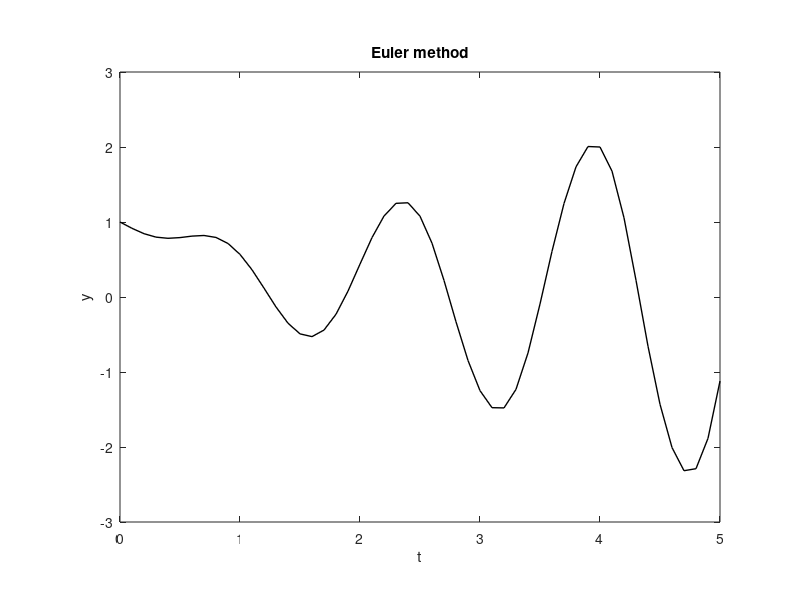

Recreate this plot in MATLAB.
%
% This code uses the Euler method to solve y'=-a*y+0.25*t^2
% from t=0 to t=5 with a=2. Then it plots the numerical solution
%
clear
clf reset
axes('position',[0.15,0.13,0.75,0.75])
%

y0=1;
h=0.1;
%
n=5/h;
t=[0:n]*h;
y=zeros(1,n+1);
y(1)=y0;
%
for j=1:n,
  y(j+1)=y(j)+h*(-sin(y(j))+2*t(j)*sin(4*t(j)));
end
%
plot(t,y,'k-','linewidth',1.0)
%
%set(gca,'fontsize',14)
%axis([0,5,-2,2])
%set(gca,'xtick',[0:1:5])
%set(gca,'ytick',[-2:0.5:2])
xlabel('t')
ylabel('y')
title('Euler method')
%
